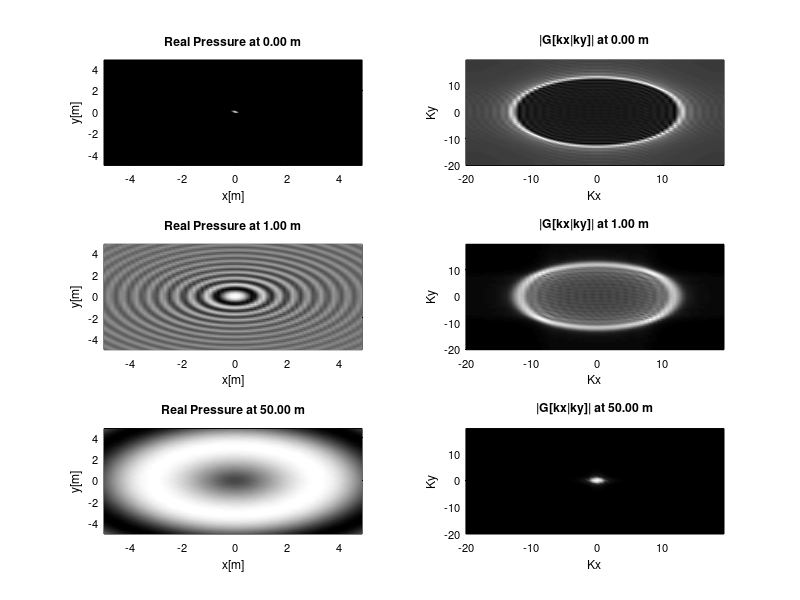

MATLAB code for this plot:
% point source field planes

f=700;
c=344;
k=2*pi*f/c;

z1=.0001;	% field planes
z2=1;
z3=50;

xwidth=10;
ywidth=10;
npts=64;
dx=xwidth/npts;
dy=ywidth/npts;

% plane grid
[X Y]=meshgrid(-xwidth/2:dx:xwidth/2-dx,-ywidth/2:dy:ywidth/2-dy);

R1=(z1^2 + X.^2 + Y.^2).^.5;	% ranges to x-y grid at z1
R2=(z2^2 + X.^2 + Y.^2).^.5;
R3=(z3^2 + X.^2 + Y.^2).^.5;

j=sqrt(-1);
P1=exp(-j.*k.*R1)./(4.*pi.*R1);	% complex field on plane 1
P2=exp(-j.*k.*R2)./(4.*pi.*R2);
P3=exp(-j.*k.*R3)./(4.*pi.*R2);


% wavenumber params
kxs=npts/xwidth;
kys=npts/ywidth;
dkx=2*pi*kxs/npts;
dky=2*pi*kys/npts;

[KX KY]=meshgrid(-pi*kxs:dkx:pi*kxs-dkx,-pi*kys:dky:pi*kys-dky);

P1F=fftshift(fft2(P1));
P2F=fftshift(fft2(P2));
P3F=fftshift(fft2(P3));

% check
figure(1);

set(gcf,'color','w');

title1=sprintf('Real Pressure at %.2f m',z1);
subplot(3,2,1),pcolor(X,Y,real(P1));
%axis([-6 6 -6 6]);
set(gca,'color','w');
set(gca,'xcolor','k');
set(gca,'ycolor','k');
set(gca,'fontsize',8);
colormap(gray);
shading interp;
title(title1,'color','k');
xlabel('x[m]','color','k');
ylabel('y[m]','color','k');

title2=sprintf('|G[kx|ky]| at %.2f m',z1);
subplot(3,2,2),pcolor(KX,KY,abs(P1F));
%axis([-25 25 -25 25]);
set(gca,'color','w');
set(gca,'xcolor','k');
set(gca,'ycolor','k');
set(gca,'fontsize',8);
shading interp;
title(title2,'color','k');
xlabel('Kx','color','k');
ylabel('Ky','color','k');

% data at z2
title1=sprintf('Real Pressure at %.2f m',z2);
subplot(3,2,3),pcolor(X,Y,real(P2));
%axis([-6 6 -6 6]);
set(gca,'color','w');
set(gca,'xcolor','k');
set(gca,'ycolor','k');
set(gca,'fontsize',8);
shading interp;
title(title1,'color','k');
xlabel('x[m]','color','k');
ylabel('y[m]','color','k');

title2=sprintf('|G[kx|ky]| at %.2f m',z2);
subplot(3,2,4),pcolor(KX,KY,abs(P2F));
%axis([-25 25 -25 25]);
set(gca,'color','w');
set(gca,'xcolor','k');
set(gca,'ycolor','k');
set(gca,'fontsize',8);
shading interp;
title(title2,'color','k');
xlabel('Kx','color','k');
ylabel('Ky','color','k');

%data at z3
title1=sprintf('Real Pressure at %.2f m',z3);
subplot(3,2,5),pcolor(X,Y,real(P3));
%axis([-6 6 -6 6]);
set(gca,'color','w');
set(gca,'xcolor','k');
set(gca,'ycolor','k');
set(gca,'fontsize',8);
shading interp;
title(title1,'color','k');
xlabel('x[m]','color','k');
ylabel('y[m]','color','k');

title2=sprintf('|G[kx|ky]| at %.2f m',z3);
subplot(3,2,6),pcolor(KX,KY,abs(P3F));
%axis([-25 25 -25 25]);
set(gca,'color','w');
set(gca,'xcolor','k');
set(gca,'ycolor','k');
set(gca,'fontsize',8);
shading interp;
title(title2,'color','k');
xlabel('Kx','color','k');
ylabel('Ky','color','k');

